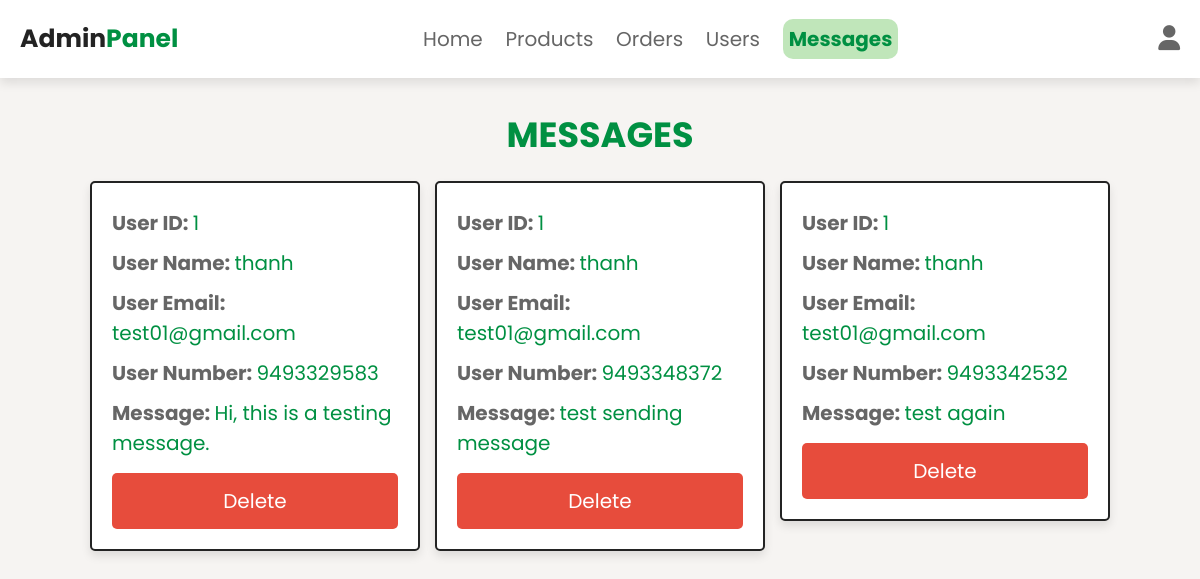
Page /admin_contacts.php (signed in) on the committed database.
### tables this page shows
CREATE TABLE `message` (
  `id` int(100) NOT NULL,
  `user_id` int(100) NOT NULL,
  `name` varchar(100) NOT NULL,
  `email` varchar(100) NOT NULL,
  `number` varchar(12) NOT NULL,
  `message` varchar(500) NOT NULL
);

### admin_contacts.php (the view, shortened to what this page needs)
<?php
    @include 'config.php';
?>
<!DOCTYPE html>
<html lang="en">
<head>
    <link rel = "stylesheet" href = "https://cdnjs.cloudflare.com/ajax/libs/font-awesome/6.5.1/css/all.min.css">
    <link rel = "stylesheet" href = "css/admin_style.css">
</head>
<body>
    <?php include 'admin_header.php';?>
    <section class = "messages">
        <h1 class = "title">Messages</h1>
        <div class = "box-container">
            <?php
                $select_message = $conn->prepare("SELECT * FROM `message`");
                $select_message->execute();
                if ($select_message->rowCount() > 0){
                    while ($fetch_message = $select_message->fetch(PDO::FETCH_ASSOC)){
            ?>
            <div class = "box">
                <p>User ID: <span><?= $fetch_message['user_id']; ?></span></p>
                <p>User Name: <span><?= $fetch_message['name']; ?></span></p>
                <p>User Email: <span><?= $fetch_message['email']; ?></span></p>
                <p>User Number: <span><?= $fetch_message['number']; ?></span></p>
                <p>Message: <span><?= $fetch_message['message']; ?></span></p>
                <a href = "admin_contacts.php?delete=<?= $fetch_message['id']; ?>" class = "delete-btn" onClick = "return confirm('Delete this Message?');">Delete</a>
            </div>
            <?php
                }
            } else {
                echo '<p class = "empty">You Have No Message!</p>';
            }
            ?>
        </div>
    </section>
</body>
</html>

### css/admin_style.css (style rules this page uses)
.messages .box-container { display: grid; grid-template-columns: repeat(auto-fit, 33rem); gap: 1.5rem; align-items: flex-start; justify-content: center; }
.messages .box-container .box { border: var(--border); box-shadow: var(--box-shadow); background-color: var(--white); border-radius: 0.5rem; padding: 2rem; text-align: left }
.messages .box-container .box p { padding: 0.5rem 0; line-height: 1.5; font-size: 2rem; color: var(--light-color); font-weight: bold; }
.messages .box-container .box p span { color: var(--green); font-weight: normal; }

### css/components.css (style rules this page uses)
:root { --green: #009042; --light-green: #c0e6ba; --orange: #f36e21; --red: #e74c3c; --black: #232323; --light-color: #666; --grey: #c0c0c0; --white: #fff; --light-bg: #f6f4f2; --border: 0.2rem solid var(--black); --box-shadow: 0 0.5rem 1rem rgba(0, 0, 0, 0.1); --background-gradient: linear-gradient(45deg, #3aada8, #a2d5ac, #e5eec1, #ceffc9); }
* { font-family: "Poppins", sans-serif; margin: 0; padding: 0; box-sizing: border-box; outline: none; border: none; text-decoration: none; color: var(--black); }
body { background-color: var(--light-bg); }
html { font-size: 62.5%; overflow-x: hidden; scroll-behavior: smooth; scroll-padding-top: 6.5rem; }
section { padding: 3rem 2rem; max-width: 1200px; margin: 0 auto; }
.btn, .delete-btn, .option-btn { display: block; width: 100%; margin-top: 1rem; border-radius: 0.5rem; color: var(--white); font-size: 2rem; padding: 1.3rem 3rem; cursor: pointer; text-align: center; }
.delete-btn { background-color: var(--red); }
.title { text-align: center; margin-bottom: 2rem; text-transform: uppercase; color: var(--green); font-size: 3.5rem; }

### rows in the picture
message: user "1", name "thanh", email "test01@gmail.com", number "9493329583", message "Hi, this is a testing message."
message: user "1", name "thanh", email "test01@gmail.com", number "9493348372", message "test sending message"
message: user "1", name "thanh", email "test01@gmail.com", number "9493342532", message "test again"
